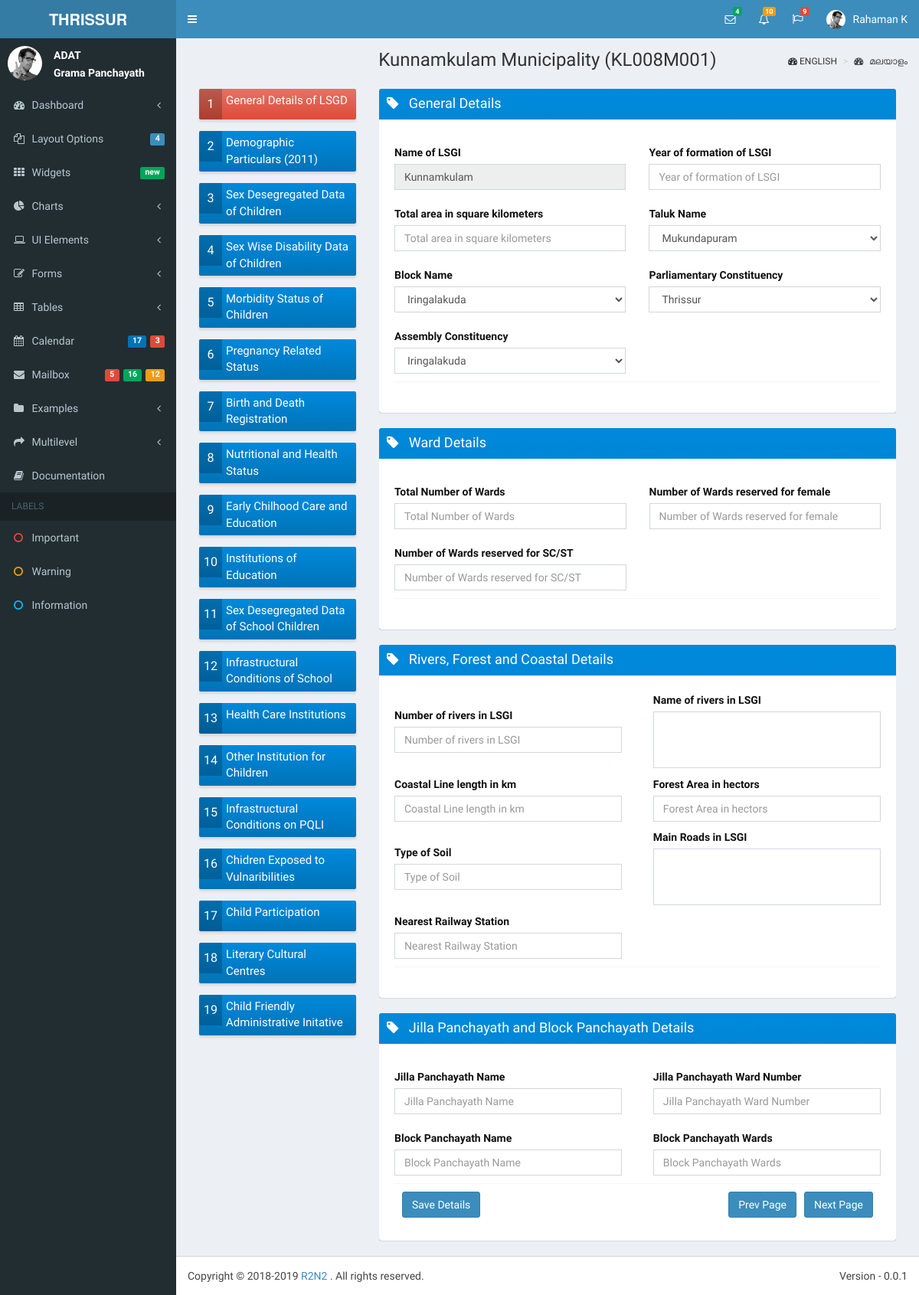
/data/gdls/ (signed in), run on an earlier commit of the app's database.
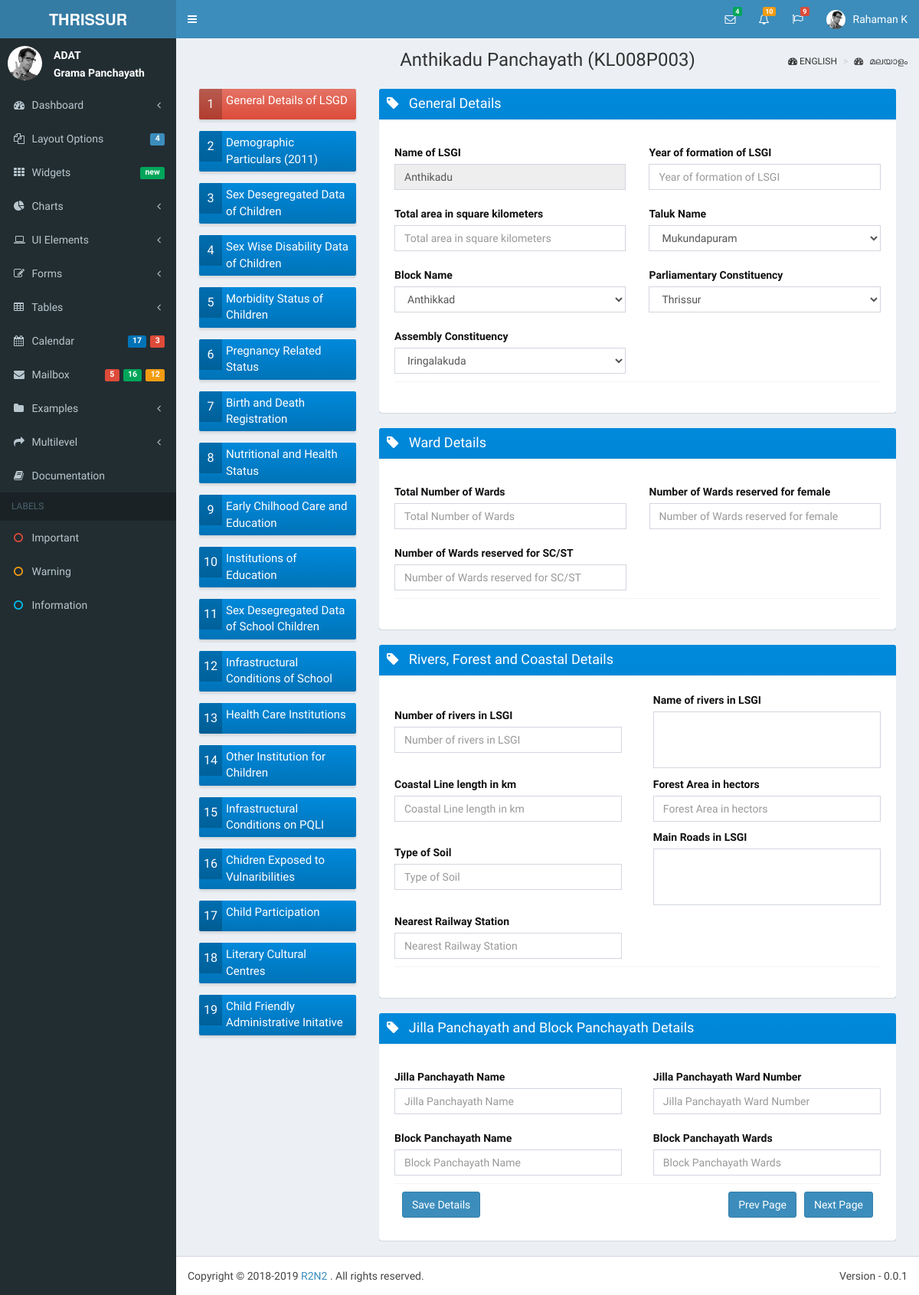
And on a later commit of the database.
### lsgd/models.py (models this page shows)
class Lsgd(models.Model):
    lsgd_code = models.CharField(max_length = 15, unique = True, primary_key = True)
    lsgd_name = models.CharField(max_length = 100, unique = True)
    lsgd_type = models.CharField(max_length = 15)
    lsgd_district = models.ForeignKey('District', on_delete = models.SET_NULL, null=True)
    lsgd_taluk = models.ForeignKey('Taluk', on_delete = models.SET_NULL, null = True)
    lsgd_block = models.ForeignKey('Block', on_delete = models.SET_NULL, null = True)
    lsgd_assembly = models.ForeignKey('Assembly', on_delete = models.SET_NULL, null = True)
    lsgd_parliament = models.ForeignKey('Parliament', on_delete = models.SET_NULL, null = True)

### data/views.py (the view)
def gdls_page(request):
    data_entry_year = 2018
    current_user = request.user
    lsgd_code = current_user.profile.user_lsgd
    district_code = lsgd_code[:5]
    questions_queryset =  QuestionBank.objects.filter(question_code__startswith = "Q001").values().order_by('question_code')
    lsgd_selected = Lsgd.objects.filter(lsgd_code = lsgd_code)
    taluks = Taluk.objects.filter(taluk_code__startswith = district_code).values().order_by('taluk_code')
    blocks = Block.objects.filter(block_code__startswith = district_code).values().order_by('block_code')
    assemblys = Assembly.objects.filter(assembly_code__startswith = district_code).values().order_by('assembly_code')
    parliaments = Parliament.objects.filter(parliament_code__startswith = district_code).values().order_by('parliament_code')
    if request.method == 'POST':
        data_form01 = F001(request.POST)
        data01 = D001()
        print(request.POST)
        if data_form01.is_valid():
            data01.lsgd_code_and_year = lsgd_code + str(data_entry_year)
            data01.lsgd_name = data_form01.cleaned_data['lsgd_name']
            data01.lsgd_year_of_formation = data_form01.cleaned_data['lsgd_year_of_formation']
            data01.lsgd_area_in_sqkm = data_form01.cleaned_data['lsgd_area_in_sqkm']
            data01.lsgd_taluk_name = data_form01.cleaned_data['lsgd_taluk_name']
            data01.lsgd_block_name = data_form01.cleaned_data['lsgd_block_name']
            data01.lsgd_parliamentary_constituency = data_form01.cleaned_data['lsgd_parliamentary_constituency']
            data01.lsgd_assembly_constituency = data_form01.cleaned_data['lsgd_assembly_constituency']
            data01.lsgd_no_of_wards = data_form01.cleaned_data['lsgd_no_of_wards']
            data01.lsgd_no_of_female_wards = data_form01.cleaned_data['lsgd_no_of_female_wards']
            data01.lsgd_no_of_scst_wards = data_form01.cleaned_data['lsgd_no_of_scst_wards']
            data01.lsgd_no_of_rivers = data_form01.cleaned_data['lsgd_no_of_rivers']
            data01.lsgd_name_of_rivers = data_form01.cleaned_data['lsgd_name_of_rivers']
            data01.lsgd_coastal_line_length_in_km = data_form01.cleaned_data['lsgd_coastal_line_length_in_km']
            data01.lsgd_forest_area_in_hectors = data_form01.cleaned_data['lsgd_forest_area_in_hectors']
            data01.lsgd_type_of_soil = data_form01.cleaned_data['lsgd_type_of_soil']
            data01.lsgd_main_roads = data_form01.cleaned_data['lsgd_main_roads']
            data01.lsgd_nearest_railway_station = data_form01.cleaned_data['lsgd_nearest_railway_station']
            data01.lsgd_jilla_panchayath_name = data_form01.cleaned_data['lsgd_jilla_panchayath_name']
            data01.lsgd_jilla_panchayath_ward = data_form01.cleaned_data['lsgd_jilla_panchayath_ward']
            data01.lsgd_block_panchayath_name = data_form01.cleaned_data['lsgd_block_panchayath_name']
            data01.lsgd_block_panchayath_wards = data_form01.cleaned_data['lsgd_block_panchayath_wards']
            data01.save()
            print(data_form01.cleaned_data['lsgd_name'])
        else:
            print('Form not valid')
        if 'next_page' in request.POST:
            print("Next page clicked")
            return redirect('/data/demp/')
        elif 'prev_page' in request.POST:
            print("Prev page clicked")
        else:
            print("Save details clicked")
    else:
        print("Not a POST request")
    return render(request, 'data/gdls.html', {'questions': questions_queryset, 'lsgd_selected': lsgd_selected, 'data_entry_year': data_entry_year, \
                            'current_user': current_user, 'taluks': taluks, 'blocks': blocks, 'assemblys': assemblys, 'parliaments': parliaments})

### data/templates/data/gdls.html (shortened to what the changed rows need)
{% extends 'r2n2/base.html' %}
{% block content_header %}
	<section class="content-header">
	<h1>
		<p align="center"> {{ lsgd_selected.0.lsgd_name }} {{ lsgd_selected.0.lsgd_type }} ({{ lsgd_selected.0.lsgd_code }}) </p>
    </h1>
    </section>
{% endblock %}
{% block content %}
<section class="content">
<section class="col-lg-9 col-md-9">
		<form class="form-horizontal" method="post">
          <div class="box box-solid bg-blue-gradient">
			<div class="box-footer text-black">
            <div class="box-body">
			<table border=0px width=100%>
			<tr height=80px>
			  <td width="48%">
                  <label for="lsgd_name">{{ questions.0.question_text }}</label>
				  <input name="lsgd_name" type="text" class="form-control" placeholder="{{ questions.0.question_text }}" value = "{{lsgd_selected.0.lsgd_name}}" readonly="readonly">
			  </td>
			</tr>
			<tr height=80px>
			  <td>
					<label for="lsgd_block_name"> {{ questions.4.question_text }} </label>
					<select name ="lsgd_block_name" class="form-control"> {% for b in blocks %} <option value={{ b.block_code }}>{{ b.block_name }}  {% endfor %} </select>
			 </td> <td> <label for="inputEmail3" class="col-sm-8"></label> </td>
			</tr>
			</table>
		    </div>
         </div>
		 </div>
            </form>
		 </div>
		 </div>
{% endblock %}

What changed in the data, as far as the page shows it:
no longer on this page (row edited): Lsgd: lsgd_name "Kunnamkulam", lsgd_type "Municipality", lsgd_code "KL008M001"
added Lsgd: lsgd_name "Anthikadu", lsgd_type "Panchayath", lsgd_code "KL008P003"
Also different on the page:
form field lsgd_block_name: "Iringalakuda" → "Anthikkad"
